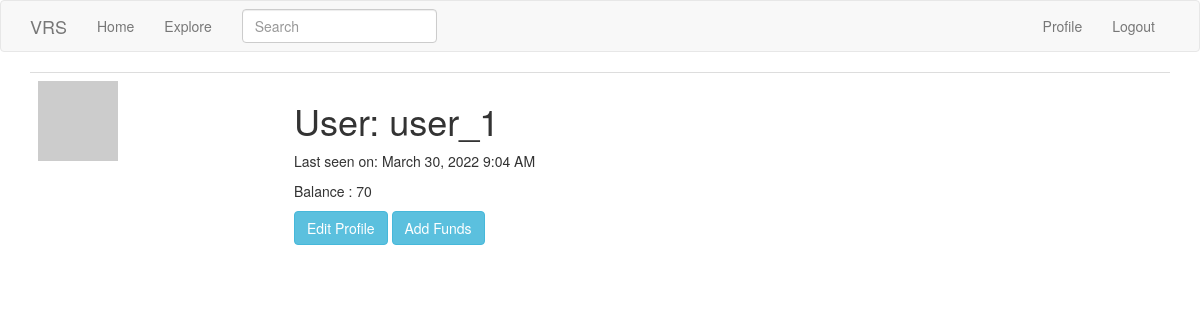
Page /user/user_1 (signed in) on the committed database.
### app/models.py (models this page shows, shortened)
class User(UserMixin, db.Model):
    user_cat = db.Column(db.String(64), index=True)
    id = db.Column(db.Integer, primary_key=True)
    username = db.Column(db.String(64), index=True, unique=True)
    email = db.Column(db.String(120), index=True, unique=True)
    password_hash = db.Column(db.String(128))
    about_me = db.Column(db.String(140))
    last_seen = db.Column(db.DateTime, default=datetime.utcnow)
    balance = db.Column(db.Integer, default=0)
    def avatar(self, size):
        digest = md5(self.email.lower().encode('utf-8')).hexdigest()
        return 'https://www.gravatar.com/avatar/{}?d=identicon&s={}'.format(
            digest, size)

### app/routes.py (the view)
@app.route('/user/<username>', methods=['GET', 'POST'])
@login_required
def user(username):
    user = User.query.filter_by(username=username).first_or_404()
    page = request.args.get('page', 1, type=int)
    return render_template('user.html', user=user)

### app/forms.py
class SearchForm(FlaskForm):
    q = StringField('Search', validators=[DataRequired()])
    def __init__(self, *args, **kwargs):
        if 'formdata' not in kwargs:
            kwargs['formdata'] = request.args
        if 'meta' not in kwargs:
            kwargs['meta'] = {'csrf': False}
        super(SearchForm, self).__init__(*args, **kwargs)

### app/models.py (called while the page is built)
@login.user_loader
def load_user(id):
    return User.query.get(int(id))

    @classmethod
    def before_commit(cls, session):
        session._changes = {
            'add': list(session.new),
            'update': list(session.dirty),
            'delete': list(session.deleted)
        }

    @classmethod
    def after_commit(cls, session):
        for obj in session._changes['add']:
            if isinstance(obj, SearchableMixin):
                add_to_index(obj.__tablename__, obj)
        for obj in session._changes['update']:
            if isinstance(obj, SearchableMixin):
                add_to_index(obj.__tablename__, obj)
        for obj in session._changes['delete']:
            if isinstance(obj, SearchableMixin):
                remove_from_index(obj.__tablename__, obj)
        session._changes = None

### app/routes.py (called while the page is built)
@app.before_request
def before_request():
    if current_user.is_authenticated:
        current_user.last_seen = datetime.utcnow()
        db.session.commit()
    g.search_form = SearchForm()
    g.locale = str(getlocale())

### app/templates/user.html (shortened to what this page needs)
{% extends "base.html" %}
{% block app_content %}
    <table class="table table-hover">
        <tr>
            <td width="256px"><img src="{{ user.avatar(256) }}"></td>
            <td>
                <h1>User: {{ user.username }}</h1>
                {% if user.last_seen %}
                <p>Last seen on: {{ moment(user.last_seen).format('LLL') }}</p>
                {% endif %}
                {% if user == current_user %}
                <p>Balance : {{ user.balance }}</p>
                {% endif %}
                {% if user == current_user %}
                <form method="post" >
                    <a href="{{ url_for('edit_profile') }}">
                    <input type="button" class="btn btn-info" value="Edit Profile" name="Edit Profile">
                    </a>
                    <a href="{{ url_for('add_funds') }}">
                        <input type="button" class="btn btn-info" value="Add Funds" name="Add Funds">
                    </a>
                </form>
                {% endif %}
            </td>
        </tr>
    </table>
{% endblock %}

### rows in the picture
User: username "user_1", last_seen "March 30, 2022 9:04 AM", balance "70"
